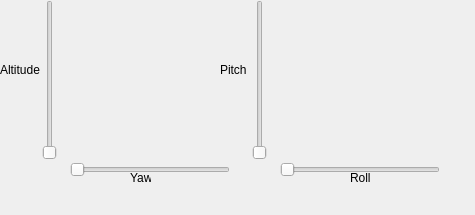
<?xml version="1.0" encoding="UTF-8"?>
<ui version="4.0">
 <class>MouseControlsDock</class>
 <widget class="QDockWidget" name="MouseControlsDock">
  <property name="minimumSize">
   <size>
    <width>475</width>
    <height>215</height>
   </size>
  </property>
  <property name="windowTitle">
   <string>Mouse Controls</string>
  </property>
  <widget class="QWidget" name="MouseControls">
   <widget class="QSlider" name="MouseCtrlAltitudeSlider">
    <property name="geometry">
     <rect>
      <x>40</x>
      <y>0</y>
      <width>19</width>
      <height>160</height>
     </rect>
    </property>
    <property name="orientation">
     <enum>Qt::Vertical</enum>
    </property>
   </widget>
   <widget class="QSlider" name="MouseCtrlYawSlider">
    <property name="geometry">
     <rect>
      <x>70</x>
      <y>160</y>
      <width>160</width>
      <height>19</height>
     </rect>
    </property>
    <property name="orientation">
     <enum>Qt::Horizontal</enum>
    </property>
   </widget>
   <widget class="QSlider" name="MouseCtrlRollSlider">
    <property name="geometry">
     <rect>
      <x>280</x>
      <y>160</y>
      <width>160</width>
      <height>19</height>
     </rect>
    </property>
    <property name="orientation">
     <enum>Qt::Horizontal</enum>
    </property>
   </widget>
   <widget class="QSlider" name="MouseCtrlPitchSlider">
    <property name="geometry">
     <rect>
      <x>250</x>
      <y>0</y>
      <width>19</width>
      <height>160</height>
     </rect>
    </property>
    <property name="orientation">
     <enum>Qt::Vertical</enum>
    </property>
   </widget>
   <widget class="QLabel" name="label">
    <property name="geometry">
     <rect>
      <x>130</x>
      <y>170</y>
      <width>21</width>
      <height>16</height>
     </rect>
    </property>
    <property name="text">
     <string>Yaw</string>
    </property>
   </widget>
   <widget class="QLabel" name="label_2">
    <property name="geometry">
     <rect>
      <x>350</x>
      <y>170</y>
      <width>21</width>
      <height>16</height>
     </rect>
    </property>
    <property name="text">
     <string>Roll</string>
    </property>
   </widget>
   <widget class="QLabel" name="label_3">
    <property name="geometry">
     <rect>
      <x>220</x>
      <y>60</y>
      <width>31</width>
      <height>20</height>
     </rect>
    </property>
    <property name="frameShape">
     <enum>QFrame::NoFrame</enum>
    </property>
    <property name="text">
     <string>Pitch</string>
    </property>
   </widget>
   <widget class="QLabel" name="label_4">
    <property name="geometry">
     <rect>
      <x>0</x>
      <y>60</y>
      <width>41</width>
      <height>20</height>
     </rect>
    </property>
    <property name="frameShape">
     <enum>QFrame::NoFrame</enum>
    </property>
    <property name="text">
     <string>Altitude</string>
    </property>
   </widget>
  </widget>
 </widget>
 <resources/>
 <connections/>
</ui>
